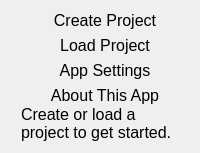
               <widget class="QWidget" name="homepage_taskbar">
                <property name="sizePolicy">
                 <sizepolicy hsizetype="Minimum" vsizetype="Preferred">
                  <horstretch>0</horstretch>
                  <verstretch>0</verstretch>
                 </sizepolicy>
                </property>
                <property name="minimumSize">
                 <size>
                  <width>0</width>
                  <height>0</height>
                 </size>
                </property>
                <layout class="QVBoxLayout" name="verticalLayout_51">
                 <item>
                  <widget class="QFrame" name="homepage_taskbar_container">
                   <property name="sizePolicy">
                    <sizepolicy hsizetype="Expanding" vsizetype="Preferred">
                     <horstretch>0</horstretch>
                     <verstretch>0</verstretch>
                    </sizepolicy>
                   </property>
                   <property name="styleSheet">
                    <string notr="true">border: none</string>
                   </property>
                   <property name="frameShape">
                    <enum>QFrame::StyledPanel</enum>
                   </property>
                   <property name="frameShadow">
                    <enum>QFrame::Raised</enum>
                   </property>
                   <layout class="QVBoxLayout" name="verticalLayout_5">
                    <property name="spacing">
                     <number>0</number>
                    </property>
                    <property name="leftMargin">
                     <number>10</number>
                    </property>
                    <property name="topMargin">
                     <number>0</number>
                    </property>
                    <property name="rightMargin">
                     <number>0</number>
                    </property>
                    <property name="bottomMargin">
                     <number>0</number>
                    </property>
                    <item alignment="Qt::AlignTop">
                     <widget class="QFrame" name="frame_5">
                      <property name="font">
                       <font>
                        <pointsize>12</pointsize>
                       </font>
                      </property>
                      <property name="frameShape">
                       <enum>QFrame::StyledPanel</enum>
                      </property>
                      <property name="frameShadow">
                       <enum>QFrame::Raised</enum>
                      </property>
                      <layout class="QVBoxLayout" name="verticalLayout_4">
                       <property name="spacing">
                        <number>6</number>
                       </property>
                       <property name="leftMargin">
                        <number>0</number>
                       </property>
                       <property name="topMargin">
                        <number>0</number>
                       </property>
                       <property name="rightMargin">
                        <number>0</number>
                       </property>
                       <property name="bottomMargin">
                        <number>0</number>
                       </property>
                       <item>
                        <widget class="QPushButton" name="create_button_side">
                         <property name="font">
                          <font>
                           <pointsize>12</pointsize>
                          </font>
                         </property>
                         <property name="styleSheet">
                          <string notr="true"/>
                         </property>
                         <property name="text">
                          <string>Create Project</string>
                         </property>
                         <property name="icon">
                          <iconset resource="icons.qrc">
                           <normaloff>:/icons/images/icons/file-plus.svg</normaloff>:/icons/images/icons/file-plus.svg</iconset>
                         </property>
                         <property name="iconSize">
                          <size>
                           <width>32</width>
                           <height>32</height>
                          </size>
                         </property>
                        </widget>
                       </item>
                       <item>
                        <widget class="QPushButton" name="load_button_side">
                         <property name="font">
                          <font>
                           <pointsize>12</pointsize>
                          </font>
                         </property>
                         <property name="styleSheet">
                          <string notr="true"/>
                         </property>
                         <property name="text">
                          <string>Load Project</string>
                         </property>
                         <property name="icon">
                          <iconset resource="icons.qrc">
                           <normaloff>:/icons/images/icons/folder.svg</normaloff>:/icons/images/icons/folder.svg</iconset>
                         </property>
                         <property name="iconSize">
                          <size>
                           <width>32</width>
                           <height>32</height>
                          </size>
                         </property>
                        </widget>
                       </item>
                       <item>
                        <widget class="QPushButton" name="settings_button_side">
                         <property name="font">
                          <font>
                           <pointsize>12</pointsize>
                          </font>
                         </property>
                         <property name="styleSheet">
                          <string notr="true"/>
                         </property>
                         <property name="text">
                          <string>App Settings</string>
                         </property>
                         <property name="icon">
                          <iconset resource="icons.qrc">
                           <normaloff>:/icons/images/icons/settings.svg</normaloff>:/icons/images/icons/settings.svg</iconset>
                         </property>
                         <property name="iconSize">
                          <size>
                           <width>32</width>
                           <height>32</height>
                          </size>
                         </property>
                        </widget>
                       </item>
                       <item>
                        <widget class="QPushButton" name="about_button_side">
                         <property name="font">
                          <font>
                           <pointsize>12</pointsize>
                          </font>
                         </property>
                         <property name="styleSheet">
                          <string notr="true"/>
                         </property>
                         <property name="text">
                          <string>About This App</string>
                         </property>
                         <property name="icon">
                          <iconset resource="icons.qrc">
                           <normaloff>:/icons/images/icons/info.svg</normaloff>:/icons/images/icons/info.svg</iconset>
                         </property>
                         <property name="iconSize">
                          <size>
                           <width>32</width>
                           <height>32</height>
                          </size>
                         </property>
                        </widget>
                       </item>
                      </layout>
                     </widget>
                    </item>
                    <item alignment="Qt::AlignTop">
                     <widget class="QFrame" name="frame_4">
                      <property name="frameShape">
                       <enum>QFrame::StyledPanel</enum>
                      </property>
                      <property name="frameShadow">
                       <enum>QFrame::Raised</enum>
                      </property>
                      <layout class="QHBoxLayout" name="horizontalLayout_9">
                       <property name="spacing">
                        <number>0</number>
                       </property>
                       <property name="leftMargin">
                        <number>0</number>
                       </property>
                       <property name="topMargin">
                        <number>0</number>
                       </property>
                       <property name="rightMargin">
                        <number>0</number>
                       </property>
                       <property name="bottomMargin">
                        <number>0</number>
                       </property>
                       <item>
                        <widget class="QFrame" name="frame_6">
                         <property name="frameShape">
                          <enum>QFrame::StyledPanel</enum>
                         </property>
                         <property name="frameShadow">
                          <enum>QFrame::Raised</enum>
                         </property>
                         <layout class="QHBoxLayout" name="horizontalLayout_8">
                          <property name="spacing">
                           <number>0</number>
                          </property>
                          <property name="leftMargin">
                           <number>0</number>
                          </property>
                          <property name="topMargin">
                           <number>0</number>
                          </property>
                          <property name="rightMargin">
                           <number>0</number>
                          </property>
                          <property name="bottomMargin">
                           <number>0</number>
                          </property>
                          <item alignment="Qt::AlignTop">
                           <widget class="QLabel" name="label_4">
                            <property name="font">
                             <font>
                              <pointsize>12</pointsize>
                             </font>
                            </property>
                            <property name="text">
                             <string>Create or load a project to get started.</string>
                            </property>
                            <property name="wordWrap">
                             <bool>true</bool>
                            </property>
                           </widget>
                          </item>
                         </layout>
                        </widget>
                       </item>
                      </layout>
                     </widget>
                    </item>
                   </layout>
                  </widget>
                 </item>
                </layout>
               </widget>
